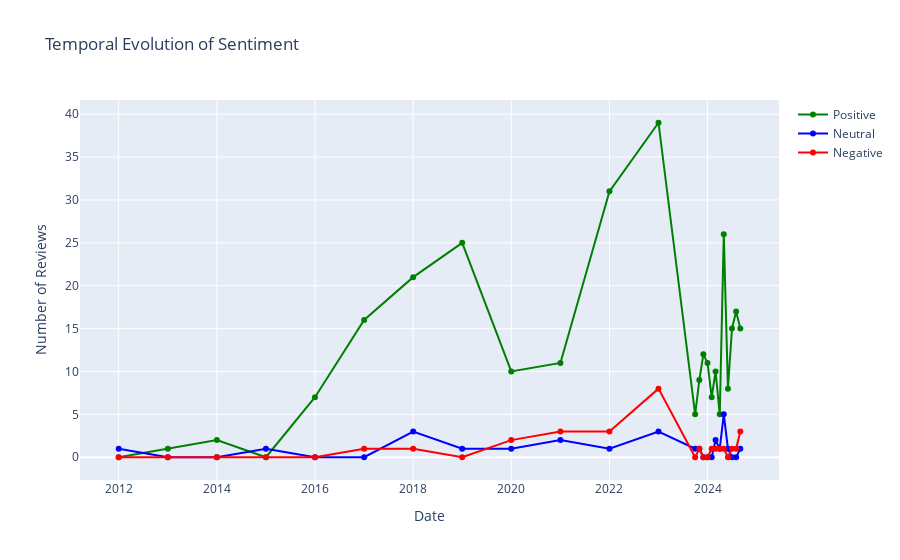

Notebook source saved alongside this figure:
### Code cell
# Extract year and month
reviews['year_month'] = reviews['date'].dt.to_period('M')

# Aggregate sentiments
sentiment_trend = reviews.groupby(['year_month', 'sentiment_category']).size().unstack(fill_value=0).reset_index()
sentiment_trend['year_month'] = sentiment_trend['year_month'].dt.to_timestamp()

# Sort by date
sentiment_trend = sentiment_trend.sort_values('year_month')


# Initialize the figure
fig = go.Figure()

# Add traces for each sentiment category
fig.add_trace(go.Scatter(
    x=sentiment_trend['year_month'],
    y=sentiment_trend['Positive'],
    mode='lines+markers',
    name='Positive',
    line=dict(color='green')
))

fig.add_trace(go.Scatter(
    x=sentiment_trend['year_month'],
    y=sentiment_trend['Neutral'],
    mode='lines+markers',
    name='Neutral',
    line=dict(color='blue')
))

fig.add_trace(go.Scatter(
    x=sentiment_trend['year_month'],
    y=sentiment_trend['Negative'],
    mode='lines+markers',
    name='Negative',
    line=dict(color='red')
))

# Update layout for better aesthetics
fig.update_layout(
    title='Temporal Evolution of Sentiment',
    xaxis_title='Date',
    yaxis_title='Number of Reviews',
    hovermode='x unified'
)

# Show the interactive plot
fig.show()

### Figure 1 — Plotly figure (JSON) as saved in the notebook; plotly's stock layout.template omitted (floating-point values rounded to 4 significant figures)
{"data": [{"line": {"color": "green"}, "mode": "lines+markers", "name": "Positive", "type": "scatter", "x": ["2012-01-01T00:00:00", "2013-01-01T00:00:00", "2014-01-01T00:00:00", "2015-01-01T00:00:00", "2016-01-01T00:00:00", "2017-01-01T00:00:00", "2018-01-01T00:00:00", "2019-01-01T00:00:00", "2020-01-01T00:00:00", "2021-01-01T00:00:00", "2022-01-01T00:00:00", "2023-01-01T00:00:00", "2023-10-01T00:00:00", "2023-11-01T00:00:00", "2023-12-01T00:00:00", "2024-01-01T00:00:00", "2024-02-01T00:00:00", "2024-03-01T00:00:00", "2024-04-01T00:00:00", "2024-05-01T00:00:00", "2024-06-01T00:00:00", "2024-07-01T00:00:00", "2024-08-01T00:00:00", "2024-09-01T00:00:00"], "y": [0, 1, 2, 0, 7, 16, 21, 25, 10, 11, 31, 39, 5, 9, 12, 11, 7, 10, 5, 26, 8, 15, 17, 15]}, {"line": {"color": "blue"}, "mode": "lines+markers", "name": "Neutral", "type": "scatter", "x": ["2012-01-01T00:00:00", "2013-01-01T00:00:00", "2014-01-01T00:00:00", "2015-01-01T00:00:00", "2016-01-01T00:00:00", "2017-01-01T00:00:00", "2018-01-01T00:00:00", "2019-01-01T00:00:00", "2020-01-01T00:00:00", "2021-01-01T00:00:00", "2022-01-01T00:00:00", "2023-01-01T00:00:00", "2023-10-01T00:00:00", "2023-11-01T00:00:00", "2023-12-01T00:00:00", "2024-01-01T00:00:00", "2024-02-01T00:00:00", "2024-03-01T00:00:00", "2024-04-01T00:00:00", "2024-05-01T00:00:00", "2024-06-01T00:00:00", "2024-07-01T00:00:00", "2024-08-01T00:00:00", "2024-09-01T00:00:00"], "y": [1, 0, 0, 1, 0, 0, 3, 1, 1, 2, 1, 3, 1, 1, 0, 0, 0, 2, 1, 5, 1, 0, 0, 1]}, {"line": {"color": "red"}, "mode": "lines+markers", "name": "Negative", "type": "scatter", "x": ["2012-01-01T00:00:00", "2013-01-01T00:00:00", "2014-01-01T00:00:00", "2015-01-01T00:00:00", "2016-01-01T00:00:00", "2017-01-01T00:00:00", "2018-01-01T00:00:00", "2019-01-01T00:00:00", "2020-01-01T00:00:00", "2021-01-01T00:00:00", "2022-01-01T00:00:00", "2023-01-01T00:00:00", "2023-10-01T00:00:00", "2023-11-01T00:00:00", "2023-12-01T00:00:00", "2024-01-01T00:00:00", "2024-02-01T00:00:00", "2024-03-01T00:00:00", "2024-04-01T00:00:00", "2024-05-01T00:00:00", "2024-06-01T00:00:00", "2024-07-01T00:00:00", "2024-08-01T00:00:00", "2024-09-01T00:00:00"], "y": [0, 0, 0, 0, 0, 1, 1, 0, 2, 3, 3, 8, 0, 1, 0, 0, 1, 1, 1, 1, 0, 1, 1, 3]}], "layout": {"hovermode": "x unified", "title": {"text": "Temporal Evolution of Sentiment"}, "xaxis": {"title": {"text": "Date"}}, "yaxis": {"title": {"text": "Number of Reviews"}}}}
